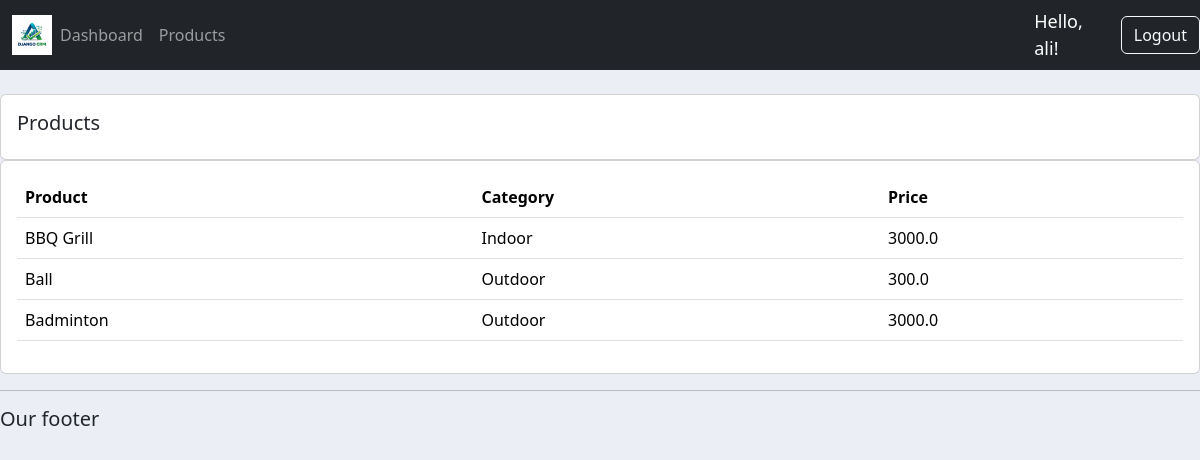
Screenshot of /products/ (signed in) with the database file from the repository.
### accounts/models.py (models this page shows, shortened)
class Product(models.Model):
    CATEGORY = (
        ('Indoor','Indoor'),
        ('Outdoor','Outdoor')
    )
    name = models.CharField(max_length=200,null=True)
    price = models.FloatField(null=True)
    category = models.CharField(max_length=200,null=True,choices=CATEGORY)
    description = models.CharField(max_length=200,null=True,blank=True)
    date_created = models.DateTimeField(auto_now_add=True,null=True)
    tag = models.ManyToManyField(Tag)

### accounts/decorators.py (the view)
        def wrapper_func(request, *args, **kwargs):
            group = None
            if request.user.groups.exists():
                group = request.user.groups.all()[0].name
            if group in allowed_roles:
                return view_func(request, *args, **kwargs)
            else:
                return HttpResponse('You are not authorized to view this page')

### accounts/views.py (called while the page is built)
@login_required(login_url='login')
@allowed_users(allowed_roles=['admin'])
def products(request):
    products = Product.objects.all()
    return render(request,'accounts/products.html', {'products': products})

### accounts/templates/accounts/products.html
{%  extends 'accounts/main.html' %}
{% block content %}
		<br>
		<div class="row">
			<div class="col-md">
				<div class="card card-body">
					<h5>Products</h5>
				</div>
				<div class="card card-body">
					<table class="table">
						<tr>
							<th>Product</th>
							<th>Category</th>
							<th>Price</th>
						</tr>
						{% for product in products %}
						<tr>
							<td>{{ product.name }}</td>
							<td>{{ product.category }}</td>
							<td>{{ product.price }}</td>
						</tr>
						{% endfor %}
					</table>
				</div>
			</div>
		</div>
{% endblock content %}

### accounts/templates/accounts/navbar.html (shortened to what this page needs)
{% load static %}
<nav class="navbar navbar-expand-lg bg-dark navbar-dark">
  <div class="container-fluid">
    <img src="{% static 'images/logo.png' %}" class="img-fluid" style="max-height: 40px;">
    <div class="collapse navbar-collapse" id="navbarNavDropdown">
      <ul class="navbar-nav">
         <ul class="navbar-nav">
      {% if request.user.is_staff %}
      <li class="nav-item active">
        <a class="nav-link" href="{% url 'home' %}">Dashboard</a>
      </li>
      <li class="nav-item">
        <a class="nav-link" href="{% url 'products' %}">Products</a>
      </li>
      {% else %}
       <li class="nav-item">
        <a class="nav-link" href="{% url 'account' %}">Settings</a>
      </li>
      {% endif %}
      </ul>
    </div>
  </div>
    {% if user.is_authenticated %}
      <span class="hello-msg">
        Hello, {{ user.username }}!
      </span>
      <span><a class="btn btn-outline-light" href="{% url 'logout' %}">Logout</a></span>
    {% else %}
      <span><a class="btn btn-outline-light" href="{% url 'login' %}">Login</a></span>
    {% endif %}
</nav>

### static/css/main.css (style rules this page uses)
body { background-color: #ebeff5; }

### accounts/templates/accounts/navbar.html (style rules this page uses)
.hello-msg { color: white; font-size: 18px; margin-right: 20px; }

### rows the page displays
Product: name "BBQ Grill", category "Indoor", price "3000.0"
Product: name "Ball", category "Outdoor", price "300.0"
Product: name "Badminton", category "Outdoor", price "3000.0"

### other values shown
{{ user.username }} "ali"
